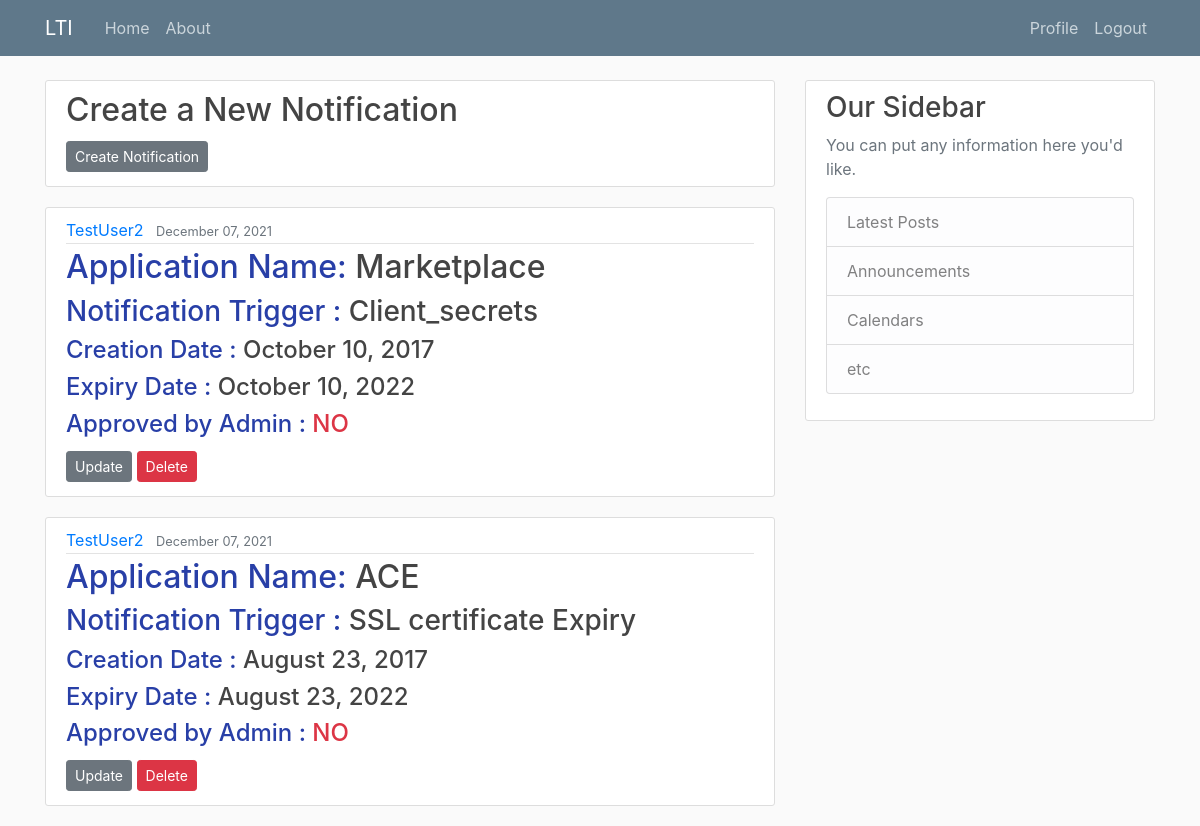
/ (signed in), run on the app's committed database.
### blog/models.py (models this page shows, shortened)
class Query(models.Model):
    approved = models.BooleanField(default = False)
    creator = models.ForeignKey(User, on_delete=models.CASCADE)
    Application = models.CharField(max_length=20, choices=App_NameChoices, default = 'ACE')
    Notification = models.CharField(max_length=40, choices=NotiTriggerForChoices, default = 'SSL certificate Expiry')
    date_posted = models.DateTimeField(default=timezone.now)
    created = models.DateField()
    expiry = models.DateField()
    frequency = models.CharField(max_length=10, choices=FreqChoices, default = 'hrs')
    nos = models.CharField(max_length=2)

### blog/views.py (the view)
# urls.py: path('', QueryListView.as_view(), name='blog-home'),
class QueryListView(ListView):
    model = Query
    template_name = 'blog/home.html'  # <app>/<model>_<viewtype>.html
    context_object_name = 'queries'
    ordering = ['-date_posted']
    for query in Query.objects.all():
        date_c = query.created
        date_e = query.expiry

### blog/templates/blog/home.html
{% extends "blog/base.html" %}
{% block content %}
{% if user.is_anonymous %}
<h1 class="display-1">NOTIFICATION CREATION SYSTEM</h1>
{% else %}
<article class="media content-section">
  <div class="media-body">
    <h2>Create a New Notification</h2>
    <a class="btn btn-secondary btn-sm mt-1 mb-1" href="{% url 'query-create' %}">Create Notification</a>
  </div>
</article>
{% endif %}
    {% for query in queries %}
    {% if query.creator == user %}
        <article class="media content-section">
          <div class="media-body">
            <div class="article-metadata">
              <a class="mr-2" href="#">{{ query.creator }}</a>
              <small class="text-muted">{{ query.date_posted|date:"F d, Y" }}</small>
            </div >
            <h2><span style="color:#283fa7;">Application Name:</span> {{ query.Application }}</h2>
            <h3><span style="color:#283fa7;"> Notification Trigger : </span> {{ query.Notification }}</h3>
            <h4><span style="color:#283fa7;">Creation Date : </span>{{ query.created|date:"F d, Y" }}</h4>
            <h4><span style="color:#283fa7;">Expiry Date : </span>{{ query.expiry|date:"F d, Y" }}</h4>
            {% if query.approved == True %}
            <h4 ><span style="color:#283fa7;" >Approved by Admin : </span><span style="color:#28a745;">YES</span></h4>
            {% else %}
            <h4 ><span style="color:#283fa7;" >Approved by Admin : </span><span style="color:#dc3545;">NO</span></h4>
            {% endif %}
            <a class="btn btn-secondary btn-sm mt-1 mb-1" href="{% url 'query-update' query.id %}">Update</a>
            <a class="btn btn-danger btn-sm mt-1 mb-1" href="{% url 'query-delete' query.id %}">Delete</a>
          </div>
        </article>
        {% endif %}
    {% endfor %}
{% endblock content %}

### blog/static/blog/main.css (style rules this page uses)
body { background: #fafafa; color: #333333; margin-top: 5rem; }
h1, h2, h3, h4, h5, h6 { color: #444444; }
.content-section { background: #ffffff; padding: 10px 20px; border: 1px solid #dddddd; border-radius: 3px; margin-bottom: 20px; }
.article-metadata { padding-bottom: 1px; margin-bottom: 4px; border-bottom: 1px solid #e3e3e3 }

### data on the page
Query: creator "TestUser2", date_posted "December 07, 2021", Application "Marketplace", Notification "Client_secrets", created "October 10, 2017", expiry "October 10, 2022", shows "Approved by Admin :", approved "NO"
Query: creator "TestUser2", date_posted "December 07, 2021", Application "ACE", Notification "SSL certificate Expiry", created "August 23, 2017", expiry "August 23, 2022", shows "Approved by Admin :", approved "NO"
